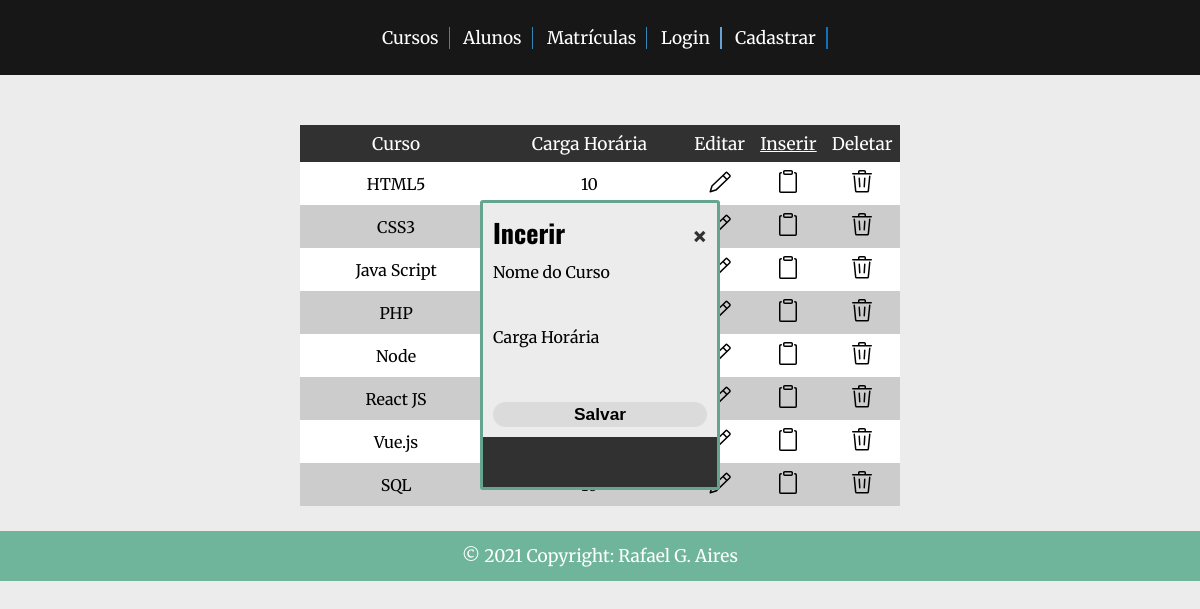
Screenshot of /site/courses.php?insert=1 with the database file from the repository.
### tables this page shows
CREATE TABLE `course` (
  `course_id` int(11) NOT NULL,
  `course_name` varchar(250) NOT NULL,
  `workload` int(11) NOT NULL
);

### site/php/rows-query(courses).php (called while the page is built)
<?php
$sql = "select * from course";
$result = mysqli_query($connection, $sql);
?>

### site/courses.php (the view, shortened to what this page needs)
<?php
include("../db/connection.php");
include("php/rows-query(courses).php");
?>
<!DOCTYPE html>
<html lang="en">
<head>
    <link rel="stylesheet" href="css/index.css">
    <link rel="stylesheet" href="css/tables.css">
    <link rel="stylesheet" href="css/modals.css">
</head>
<body>
    <header.>
        <div class="underHeader">
            <ul>
                <li><a href="courses.php">Cursos</a></li>
                <li><a href="students.php">Alunos</a></li>
                <li><a href="registration.php">Matrículas</a></li>
                <?php
                    if (!isset($_SESSION["authenticated"])):
                ?>
                    <li class="userName"><a href="login.php">Login</a></li>
                    <li class="enter"><a href="signup.php">Cadastrar</a></li>
                <?php
                    endif;
                ?>
            </ul>
        </div>
    <section>
        <div class="sectionCard">
            <div class="table">
                <table class="t01">
                    <tr>
                        <th>Curso</th>
                        <th>Carga Horária</th>
                        <th>Editar</th>
                        <th><a href="?insert=" style="color: #ffffff;">Inserir</a></th>
                        <th>Deletar</th>
                    </tr>
                    <tr>
                    <?php
                        while ($rows = mysqli_fetch_assoc($result)) {
                    ?>
                        <tr>
                            <td><?php echo $rows["course_name"]; ?></td>
                            <td><?php echo $rows["workload"]; ?></td>
                            <td><a href="?edit=<?php echo $rows["course_id"]; ?>"><img src="icons/pencil-24.svg" alt="Edit button"></a></td>
                            <td><a href="?insert=<?php echo $rows["course_id"]; ?>"><img src="icons/clippy-24.svg" alt="Trash button"></a></td>
                            <td><a href="?delete=<?php echo $rows["course_id"]; ?>"><img src="icons/trash-24.svg" alt="Trash button"></a></td>
                        </tr>
                    <?php
                        }
                    ?>
                </table>
                <div id="insertModal" class="modal">
                    <form action="" method="POST">
                        <div class="modalHeader">
                            <span class="close2">&times;</span>
                            <h2>Incerir</h2>
                        </div>
                        <div class="modalBody">
                            <label for="">Nome do Curso</label>
                            <input type="text" name="course" id="">
                            <label for="">Carga Horária</label>
                            <input type="number" name="workload" id="">
                            <button type="submit" name="insert" class="btn">Salvar</button>
                        </div>
                        <div class="modalFooter">
                        </div>
                    </form>
                </div>
            </div>
        </div>
    </section>
    <footer>
        <div class="footer">
            <p>© 2021 Copyright: Rafael G. Aires</p>
        </div>
    </footer>
</body>
</html>

### site/css/index.css (style rules this page uses)
* { margin: 0; padding: 0; box-sizing: border-box; }
body { font-family: 'Merriweather', serif; background-color: #ececec; }
.underHeader { height: 75px; display: flex; justify-content: center; align-items: center; position: sticky; top: 0px; background-color: #000000e6; }
.underHeader ul { text-align: right; vertical-align: middle; text-align: center; padding: 10px; }
.underHeader ul li { list-style-type: none; display: inline-block; margin: 0px 0px 0px 10px; padding-right: 10px; border-right: 1px solid #3187b9; }
.underHeader ul li a { text-decoration: none; font-size: 13pt; color: #ffffff; }
.underHeader li { display: inline-block; vertical-align: middle; -webkit-transform: perspective(1px) translateZ(0); transform: perspective(1px) translateZ(0); box-shadow: 0 0 1px rgba(0, 0, 0, 0); position: relative; }
.underHeader li:before { content: ""; position: absolute; z-index: -1; left: 0; right: 100%; bottom: 0; background: #3187b9; height: 2px; -webkit-transition-property: right; transition-property: right; -webkit-transition-duration: 0.3s; transition-duration: 0.3s; -webkit-transition-timing-function: ease-out; transition-timing-function: ease-out; }
.underHeader .enter { border-right: 2px solid #1072bc; }
.underHeader .enter { display: inline-block; vertical-align: middle; -webkit-transform: perspective(1px) translateZ(0); transform: perspective(1px) translateZ(0); box-shadow: 0 0 1px rgba(0, 0, 0, 0); position: relative; }
.underHeader .enter:before { content: ""; position: absolute; z-index: -1; left: 0; right: 100%; bottom: 0; background: #1072bc; height: 2px; -webkit-transition-property: right; transition-property: right; -webkit-transition-duration: 0.3s; transition-duration: 0.3s; -webkit-transition-timing-function: ease-out; transition-timing-function: ease-out; }
.underHeader .userName { border-right: 2px solid #68a2d4; }
.underHeader .userName { display: inline-block; vertical-align: middle; -webkit-transform: perspective(1px) translateZ(0); transform: perspective(1px) translateZ(0); box-shadow: 0 0 1px rgba(0, 0, 0, 0); position: relative; }
.underHeader .userName:before { content: ""; position: absolute; z-index: -1; left: 0; right: 100%; bottom: 0; background: #68a2d4; height: 2px; -webkit-transition-property: right; transition-property: right; -webkit-transition-duration: 0.3s; transition-duration: 0.3s; -webkit-transition-timing-function: ease-out; transition-timing-function: ease-out; }
.footer { clear: both; display: flex; justify-content: center; align-items: center; background-color: #6fb59c; color: #ffffff; height: 50px; font-size: 13pt; }

### site/css/tables.css (style rules this page uses)
.table { display: flex; justify-content: center; align-items: center; margin: 50px auto 25px auto; }
.table table, th, td { width: 50%; padding: 7.5px; border: none; border-collapse: collapse; }
.t01 th { font-weight: normal; font-size: 13pt; background-color: #313131; color: white; }
.t01 tr:nth-child(even) { background-color: #cccccc; }
.t01 tr:nth-child(odd) { background-color: #ffffff; }
.t01 tr td { text-align: center; }
.t01 tr td a { text-decoration: none; color: #000000; }

### site/css/modals.css (style rules this page uses)
.modalHeader { margin-bottom: 10px; font-family: 'Oswald', sans-serif; font-weight: normal; font-size: 13pt; }
.modal { display: none; position: fixed; z-index: 1; left: 10; top: 25%; width: 20%; padding: 10px; overflow: auto; background-color: #ececec; border: 3px solid #65a58f; border-radius: 3px; animation-name: animatetop; animation-duration: .7s }
.modal input[type="text"], input[type="date"], input[type="number"] { height: 15px; width: 100%; margin: 15px 0px 15px 0px; padding-left: 25px; outline: none; background: transparent; border: none; border-radius: 3px; }
.modal button[type="submit"] { height: 25px; width: 100%; margin: 10px auto 0px auto; border: none; outline: none; cursor: pointer; border-radius: 20px; font-size: 13pt; font-weight: bold; transition: .25s; background-color: #dbdbdb; }
.close, .close1, .close2 { color: #313131; float: right; font-size: 30px; font-weight: bold; }
.modalFooter { margin: 10px -10px -10px -10px; height: 50px; background-color: #313131; color: white; }

### rows the page displays
course: course_name "HTML5", workload "10"
course: course_name "CSS3"
course: course_name "Java Script"
course: course_name "PHP"
course: course_name "Node"
course: course_name "React JS"
course: course_name "Vue.js"
course: course_name "SQL"
